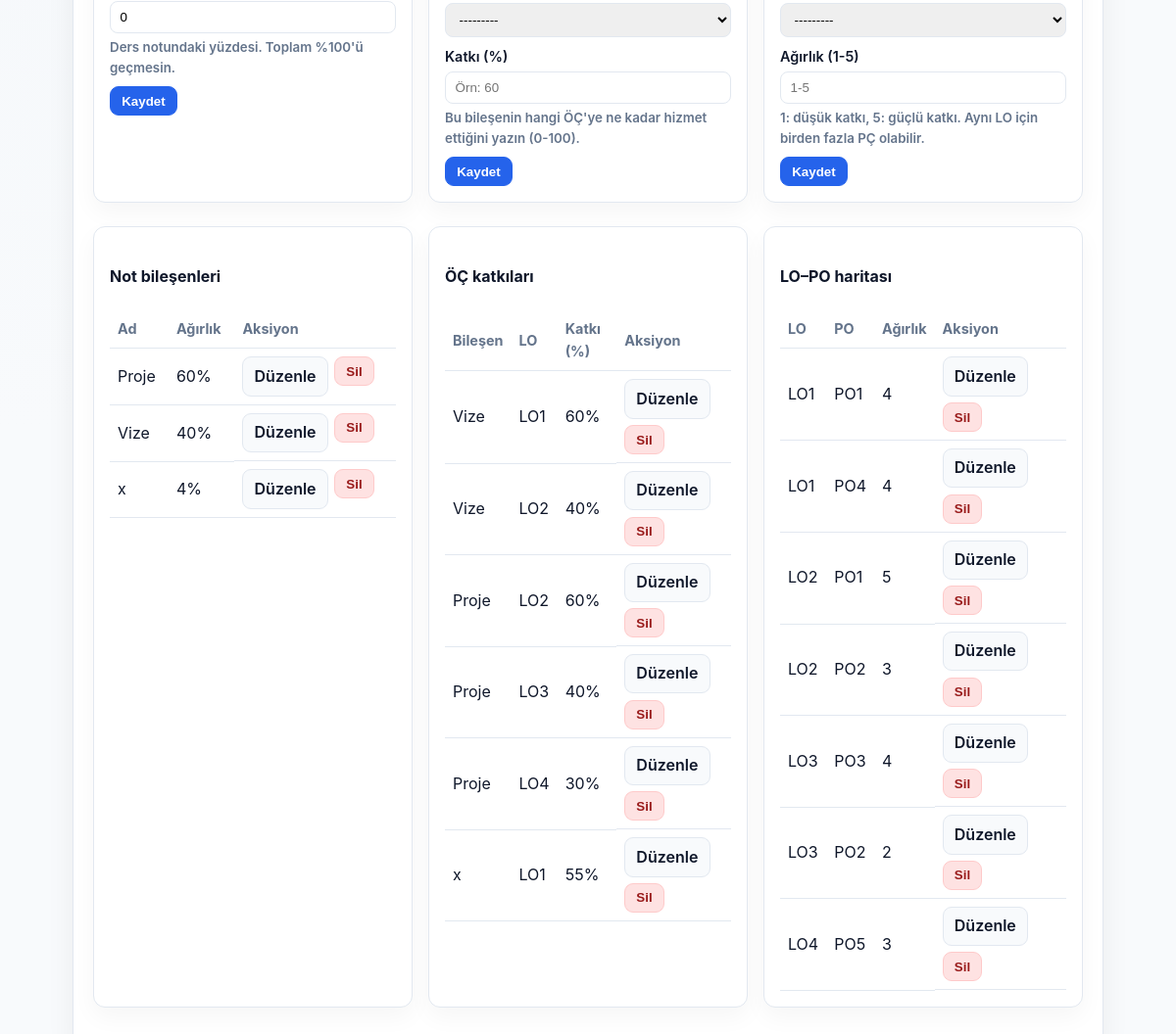
Before: /instructor/ (lower part) with the older database file.
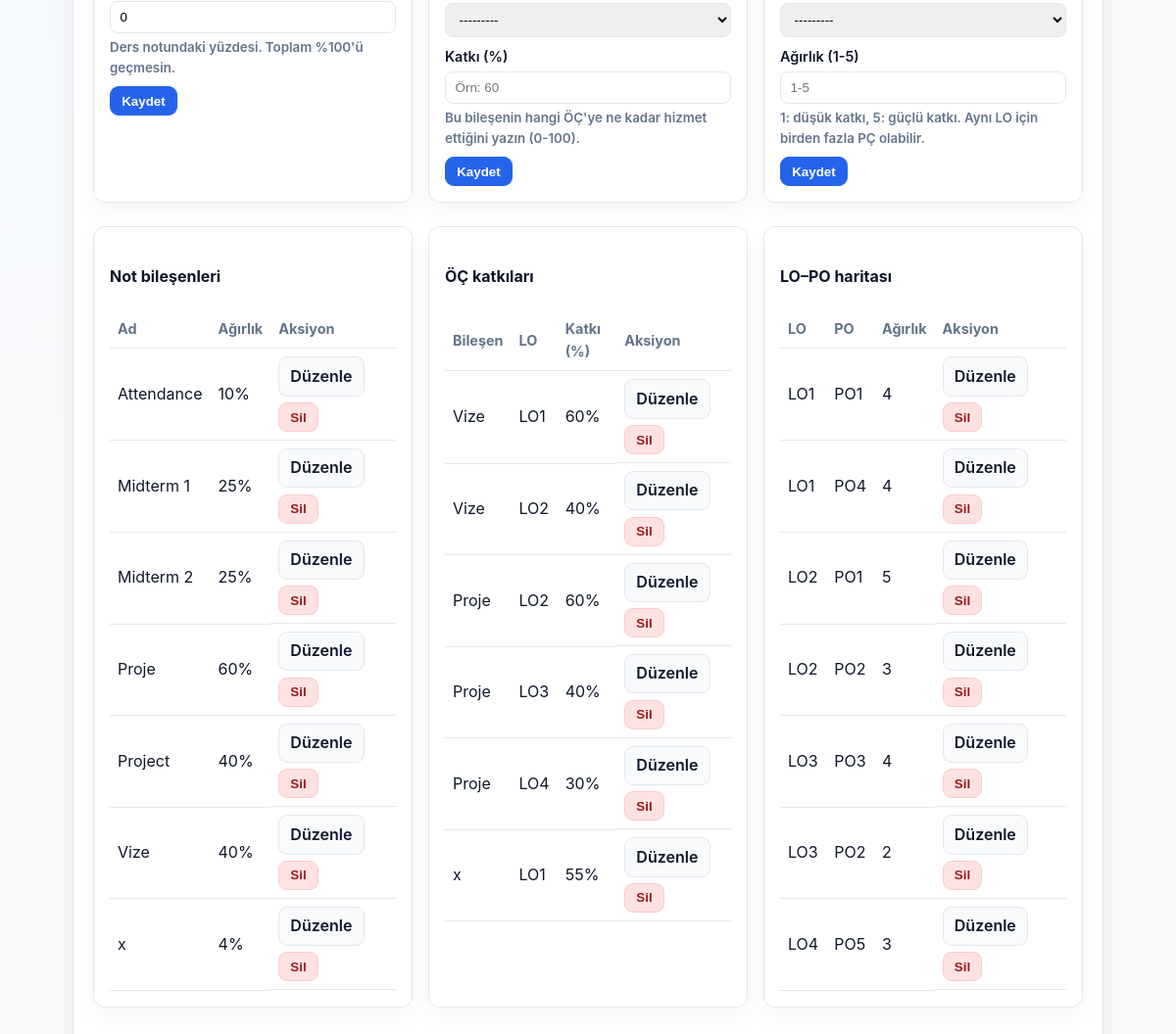
After: the same page with the newer database file.
### assessment/models.py (models this page shows, shortened)
class AssessmentComponent(models.Model):
    course = models.ForeignKey(Course, related_name="assessments", on_delete=models.CASCADE)
    name = models.CharField(max_length=100)
    weight_percent = models.PositiveSmallIntegerField(
        default=0,
        validators=[MinValueValidator(0), MaxValueValidator(100)],
        help_text="Ders içi ağırlık (%)",
    )
    class Meta:
        ordering = ["course", "name"]
    def __str__(self):
        return f"{self.course.code} - {self.name}"

class LearningOutcomeContribution(models.Model):
    assessment_component = models.ForeignKey(
        AssessmentComponent, related_name="learning_outcome_contributions", on_delete=models.CASCADE
    )
    learning_outcome = models.ForeignKey(
        LearningOutcome, related_name="assessment_contributions", on_delete=models.CASCADE
    )
    contribution_percent = models.PositiveSmallIntegerField(
        validators=[MinValueValidator(0), MaxValueValidator(100)], help_text="Bileşenin ÖÇ'ye katkısı (%)"
    )
    class Meta:
        unique_together = ("assessment_component", "learning_outcome")

class LearningOutcome(models.Model):
    course = models.ForeignKey(Course, related_name="learning_outcomes", on_delete=models.CASCADE)
    code = models.CharField(max_length=10)
    description = models.TextField()
    class Meta:
        ordering = ["course__code", "code"]
        unique_together = ("course", "code")
    def __str__(self):
        return f"{self.course.code} {self.code}"

class LearningOutcomeProgramOutcome(models.Model):
    learning_outcome = models.ForeignKey(LearningOutcome, related_name="program_links", on_delete=models.CASCADE)
    program_outcome = models.ForeignKey(ProgramOutcome, related_name="learning_links", on_delete=models.CASCADE)
    weight = models.PositiveSmallIntegerField(
        validators=[MinValueValidator(1), MaxValueValidator(5)],
        help_text="1-5 arası katkı ağırlığı",
    )
    class Meta:
        unique_together = ("learning_outcome", "program_outcome")
        verbose_name = "ÖÇ - PÇ ilişkisi"
        verbose_name_plural = "ÖÇ - PÇ ilişkileri"

class ProgramOutcome(models.Model):
    code = models.CharField(max_length=10)
    title = models.CharField(max_length=255)
    description = models.TextField(blank=True)
    class Meta:
        ordering = ["code"]
    def __str__(self):
        return f"{self.code} - {self.title}"

### assessment/views.py (the view, shortened to what this page needs)
# urls.py: path("instructor/", views.instructor_panel, name="instructor_panel"),
def instructor_panel(request):
    bootstrap_demo_data()
    courses = Course.objects.all()
    selected_course = courses.filter(id=request.GET.get("course")).first() or courses.first()
    edit_component_id = request.GET.get("edit_component")
    edit_contrib_id = request.GET.get("edit_contrib")
    edit_lopo_id = request.GET.get("edit_lopo")
    component_instance = (
        AssessmentComponent.objects.filter(id=edit_component_id, course=selected_course).first() if selected_course else None
    )
    contrib_instance = (
        LearningOutcomeContribution.objects.filter(id=edit_contrib_id, assessment_component__course=selected_course).first()
        if selected_course
        else None
    )
    lopo_instance = (
        LearningOutcomeProgramOutcome.objects.filter(
            id=edit_lopo_id, learning_outcome__course=selected_course
        ).first()
        if selected_course
        else None
    )
    course_form = CourseForm(prefix="course")
    learning_outcome_form = LearningOutcomeForm(prefix="lo")
    program_outcome_form = ProgramOutcomeForm(prefix="po")
    component_form = AssessmentComponentForm(prefix="component", instance=component_instance)
    lo_contribution_form = LearningOutcomeContributionForm(prefix="contrib", instance=contrib_instance)
    lopo_form = LearningOutcomeProgramOutcomeForm(prefix="lopo", instance=lopo_instance)
    def limit_forms(course):
        if not course:
            return
        lo_contribution_form.fields["assessment_component"].queryset = course.assessments.all()
        lo_contribution_form.fields["learning_outcome"].queryset = course.learning_outcomes.all()
        lopo_form.fields["learning_outcome"].queryset = course.learning_outcomes.all()
    limit_forms(selected_course)
    return render(
        request,
        "assessment/instructor_panel.html",
        _instructor_context(
            selected_course,
            courses,
            course_form,
            learning_outcome_form,
            program_outcome_form,
            component_form,
            lo_contribution_form,
            lopo_form,
            edit_component_id,
            edit_contrib_id,
            edit_lopo_id,
        ),
    )

### assessment/forms.py
class CourseForm(forms.ModelForm):
    class Meta:
        model = Course
        fields = ("code", "name", "term")
        labels = {"code": "Ders kodu", "name": "Ders adı", "term": "Dönem"}
        widgets = {
            "code": forms.TextInput(attrs={"placeholder": "BLG101", "class": "input"}),
            "name": forms.TextInput(attrs={"placeholder": "Ders adı", "class": "input"}),
            "term": forms.TextInput(attrs={"placeholder": "Güz/Bahar", "class": "input"}),
        }

class LearningOutcomeForm(forms.ModelForm):
    class Meta:
        model = LearningOutcome
        fields = ("code", "description")
        labels = {"code": "LO kodu", "description": "Açıklama"}
        widgets = {
            "code": forms.TextInput(attrs={"placeholder": "LO1", "class": "input"}),
            "description": forms.Textarea(attrs={"rows": 3, "placeholder": "Öğrenme çıktısı açıklaması", "class": "input"}),
        }

### assessment/views.py (called while the page is built, shortened)
def bootstrap_demo_data():
    if Course.objects.exists():
        return

### templates/assessment/instructor_panel.html (shortened to what the changed rows need)
{% extends "base.html" %}
{% block content %}
<section class="panel">
    {% if not selected_course %}
        <p class="muted">Gösterilecek ders yok.</p>
    {% else %}
    <div class="grid">
        <div class="card">
            <form method="post" class="form-grid">
                {% for field in component_form %}
                    <label class="form-field">
                        {{ field }}
                        {% if field.help_text %}<small class="muted">{{ field.help_text }}</small>{% endif %}
                    </label>
                {% endfor %}
            </form>
        </div>
        <div class="card">
            <form method="post" class="form-grid">
                {% for field in lo_contribution_form %}
                    <label class="form-field">
                        <span>{{ field.label }}</span>
                        {{ field }}
                        {% if field.help_text %}<small class="muted">{{ field.help_text }}</small>{% endif %}
                    </label>
                {% endfor %}
            </form>
        </div>
        <div class="card">
            <form method="post" class="form-grid">
                {% for field in lopo_form %}
                    <label class="form-field">
                        <span>{{ field.label }}</span>
                        {{ field }}
                        {% if field.help_text %}<small class="muted">{{ field.help_text }}</small>{% endif %}
                    </label>
                {% endfor %}
            </form>
        </div>
    </div>
    <div class="cards">
        <article class="card">
            <table class="compact">
                <thead><tr><th>Ad</th><th>Ağırlık</th><th>Aksiyon</th></tr></thead>
                <tbody>
                {% for comp in assessments %}
                    <tr>
                        <td>{{ comp.name }}</td>
                        <td>{{ comp.weight_percent }}%</td>
                        <td class="actions">
                            <a class="btn ghost" href="?course={{ selected_course.id }}&edit_component={{ comp.id }}">Düzenle</a>
                            <form method="post">
                                <button type="submit" class="btn danger">Sil</button>
                            </form>
                        </td>
                    </tr>
                {% empty %}
                    <tr><td colspan="3" class="muted">Henüz bileşen yok.</td></tr>
                {% endfor %}
                </tbody>
            </table>
        </article>
        <article class="card">
            <table class="compact">
                <thead><tr><th>Bileşen</th><th>LO</th><th>Katkı (%)</th><th>Aksiyon</th></tr></thead>
                <tbody>
                {% for item in lo_contributions %}
                    <tr>
                        <td>{{ item.assessment_component.name }}</td>
                        <td>{{ item.learning_outcome.code }}</td>
                        <td>{{ item.contribution_percent }}%</td>
                        <td class="actions">
                            <a class="btn ghost" href="?course={{ selected_course.id }}&edit_contrib={{ item.id }}">Düzenle</a>
                            <form method="post">
                                <button type="submit" class="btn danger">Sil</button>
                            </form>
                        </td>
                    </tr>
                {% empty %}
                    <tr><td colspan="4" class="muted">Henüz katkı girilmedi.</td></tr>
                {% endfor %}
                </tbody>
            </table>
        </article>
        <article class="card">
            <table class="compact">
                <thead><tr><th>LO</th><th>PO</th><th>Ağırlık</th><th>Aksiyon</th></tr></thead>
                <tbody>
                {% for link in lo_links %}
                    <tr>
                        <td>{{ link.learning_outcome.code }}</td>
                        <td>{{ link.program_outcome.code }}</td>
                        <td>{{ link.weight }}</td>
                        <td class="actions">
                            <a class="btn ghost" href="?course={{ selected_course.id }}&edit_lopo={{ link.id }}">Düzenle</a>
                            <form method="post">
                                <button type="submit" class="btn danger">Sil</button>
                            </form>
                        </td>
                    </tr>
                {% empty %}
                    <tr><td colspan="4" class="muted">Henüz eşleşme yok.</td></tr>
                {% endfor %}
                </tbody>
            </table>
        </article>
    </div>
    {% endif %}
</section>
{% endblock %}

Changed rows visible on the page:
added AssessmentComponent: name "Attendance", weight_percent "10"
added AssessmentComponent: name "Midterm 1", weight_percent "25"
added AssessmentComponent: name "Midterm 2", weight_percent "25"
added AssessmentComponent: name "Project", weight_percent "40"
